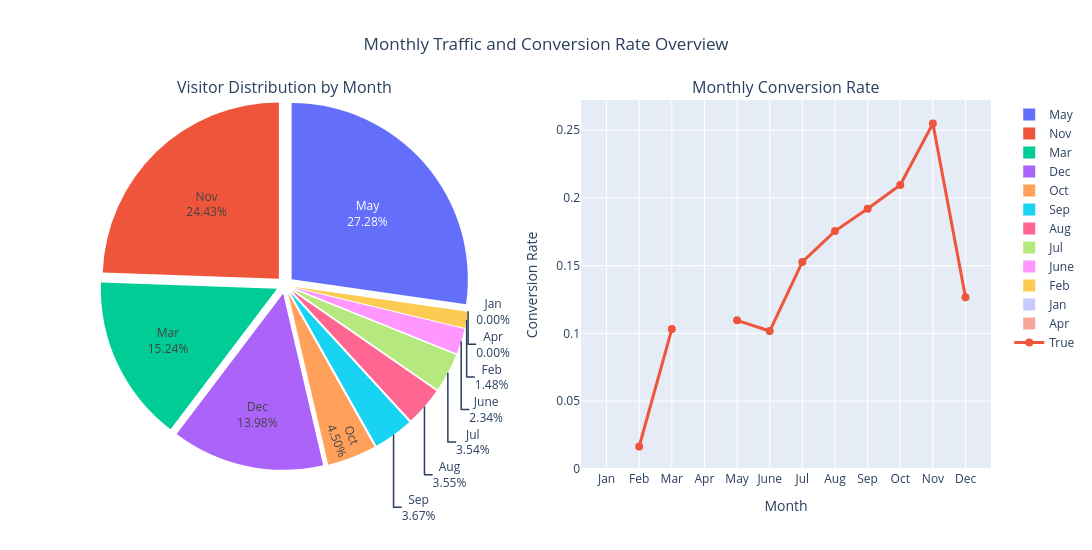

Notebook code for this chart:
### Markdown cell above
## Monthly Traffic and Conversion Rate Overview

This figure combines two views:
- The **pie chart** (left) shows how website sessions are distributed across months.
- The **line chart** (right) shows the **conversion rate** (percentage of sessions that generated revenue) for each month.

### Code cell
month_order = ["Jan", "Feb", "Mar", "Apr", "May", "June",
               "Jul", "Aug", "Sep", "Oct", "Nov", "Dec"]

df_cleaned["Month"] = pd.Categorical(df_cleaned["Month"], categories=month_order, ordered=True)

monthly_conv = df_cleaned.groupby("Month")["Revenue"].mean().reset_index(name="ConversionRate")

month_counts = df_cleaned['Month'].value_counts().reset_index()
month_counts.columns = ['Month', 'Count']
month_counts["Month"] = pd.Categorical(month_counts["Month"], categories=month_order, ordered=True)
month_counts = month_counts.sort_values("Month")

fig = make_subplots(
    rows=1, cols=2,
    specs=[[{"type": "domain"}, {"type": "xy"}]],
    subplot_titles=("Visitor Distribution by Month", "Monthly Conversion Rate")
)

#LEFT
fig.add_trace(
    go.Pie(
        labels=month_counts["Month"],
        values=month_counts["Count"],
        textinfo='percent+label',
        texttemplate='%{label}<br>%{percent:.2%}',
        pull=[0.05] * len(month_counts)
    ),
    row=1, col=1
)

#RIGHT
fig.add_trace(
    go.Scatter(
        x=monthly_conv["Month"],
        y=monthly_conv["ConversionRate"],
        mode='lines+markers',
        line=dict(width=3),
        marker=dict(size=8),
        name=True
    ),
    row=1, col=2
)

fig.update_layout(
    title_text="Monthly Traffic and Conversion Rate Overview",
    title_x=0.5,
    showlegend=True,
    height=550,
    width=1100
)

fig.update_xaxes(title_text="Month", row=1, col=2)
fig.update_yaxes(title_text="Conversion Rate", row=1, col=2)

fig.show()

### Figure 1 — Plotly figure (JSON) as saved in the notebook; plotly's stock layout.template omitted (floating-point values rounded to 4 significant figures)
{"data": [{"domain": {"x": [0, 0.45], "y": [0, 1]}, "labels": ["Jan", "Feb", "Mar", "Apr", "May", "June", "Jul", "Aug", "Sep", "Oct", "Nov", "Dec"], "pull": [0.05, 0.05, 0.05, 0.05, 0.05, 0.05, 0.05, 0.05, 0.05, 0.05, 0.05, 0.05], "textinfo": "percent+label", "texttemplate": "%{label}<br>%{percent:.2%}", "type": "pie", "values": [0, 181, 1860, 0, 3329, 285, 432, 433, 448, 549, 2982, 1706]}, {"line": {"width": 3}, "marker": {"size": 8}, "mode": "lines+markers", "name": "True", "type": "scatter", "x": ["Jan", "Feb", "Mar", "Apr", "May", "June", "Jul", "Aug", "Sep", "Oct", "Nov", "Dec"], "xaxis": "x", "y": [null, 0.01657, 0.1032, null, 0.1096, 0.1018, 0.1528, 0.1755, 0.192, 0.2095, 0.2549, 0.1266], "yaxis": "y"}], "layout": {"annotations": [{"font": {"size": 16}, "showarrow": false, "text": "Visitor Distribution by Month", "x": 0.225, "xanchor": "center", "xref": "paper", "y": 1, "yanchor": "bottom", "yref": "paper"}, {"font": {"size": 16}, "showarrow": false, "text": "Monthly Conversion Rate", "x": 0.775, "xanchor": "center", "xref": "paper", "y": 1, "yanchor": "bottom", "yref": "paper"}], "height": 550, "showlegend": true, "title": {"text": "Monthly Traffic and Conversion Rate Overview", "x": 0.5}, "width": 1100, "xaxis": {"anchor": "y", "domain": [0.55, 1], "title": {"text": "Month"}}, "yaxis": {"anchor": "x", "domain": [0, 1], "title": {"text": "Conversion Rate"}}}}
